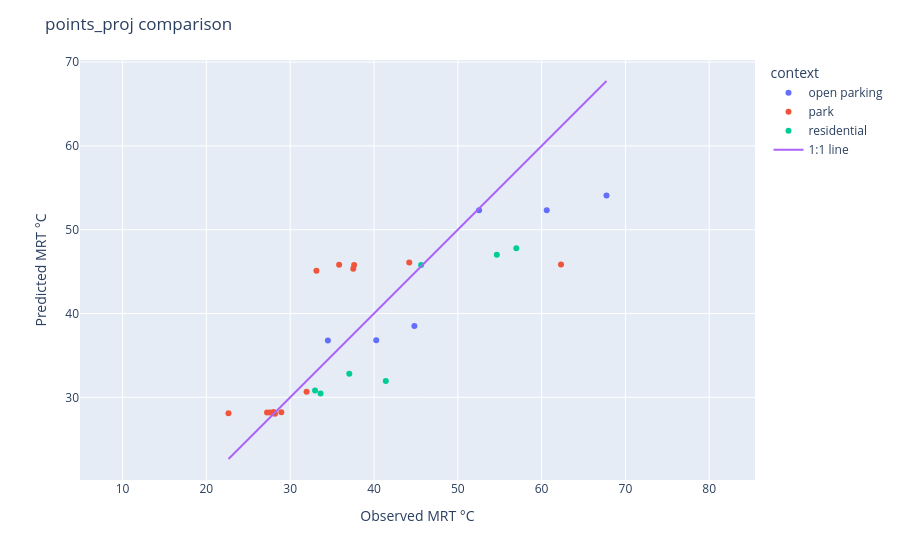

Source (notebook cell):
### Code cell
# Compute 1:1 line range
m = min(obs.min(), pred.min())
M = max(obs.max(), pred.max())

# Scatter
fig = px.scatter(
    points_proj,
    x=obs,
    y=pred,
    color="context",
    hover_data=["TG", "TA","WIND M/S", "condition"],
)

# 1:1 line
fig.add_scatter(
    x=[m, M],
    y=[m, M],
    mode="lines",
    name="1:1 line"
)

fig.update_layout(
    xaxis_title="Observed MRT °C",
    yaxis_title="Predicted MRT °C",
    title="points_proj comparison"
)

fig.update_yaxes(scaleanchor="x", scaleratio=1)

fig.show()

### Figure 1 — Plotly figure (JSON) as saved in the notebook; plotly's stock layout.template omitted (floating-point values rounded to 4 significant figures)
{"data": [{"customdata": [[31.6, 28.7, 2.7, "SHADOW"], [32.6, 29.3, 0, "SHADOW"], [38.7, 30.1, 1.6, "SUN"], [42.2, 28.9, 0.7, "SUN"], [33, 28.9, 1, "SHADOW"], [39.4, 29.2, 3, "SUN"]], "hovertemplate": "context=open parking<br>MRT=%{x}<br>MRT_predicted=%{y}<br>TG=%{customdata[0]}<br>TA=%{customdata[1]}<br>WIND M/S=%{customdata[2]}<br>condition=%{customdata[3]}<extra></extra>", "legendgroup": "open parking", "marker": {"color": "#636efa", "symbol": "circle"}, "mode": "markers", "name": "open parking", "orientation": "v", "showlegend": true, "type": "scatter", "x": [40.27, 34.5, 60.61, 52.53, 44.82, 67.74], "xaxis": "x", "y": [36.81, 36.79, 52.31, 52.33, 38.52, 54.08], "yaxis": "y"}, {"customdata": [[38, 34.4, 0.2, "SUN"], [40.9, 35, 0.8, "SUN"], [42.7, 36.4, 0.3, "SUN"], [39.6, 34.8, 0.8, "SUN"], [46.8, 37.2, 0.7, "SUN"], [34.8, 31.9, 0.1, "SHADOW"], [31.8, 32.3, 0, "SHADOW"], [30, 31.6, 0, "SHADOW"], [29.3, 31.8, 0, "SHADOW"], [28.9, 31.9, 0, "SHADOW"], [29.6, 31, 0, "SHADOW"], [29.7, 30.9, 0, "SHADOW"], [39.4, 30.1, 2.4, "SUN"]], "hovertemplate": "context=park<br>MRT=%{x}<br>MRT_predicted=%{y}<br>TG=%{customdata[0]}<br>TA=%{customdata[1]}<br>WIND M/S=%{customdata[2]}<br>condition=%{customdata[3]}<extra></extra>", "legendgroup": "park", "marker": {"color": "#EF553B", "symbol": "circle"}, "mode": "markers", "name": "park", "orientation": "v", "showlegend": true, "type": "scatter", "x": [33.13, 37.53, 37.63, 35.84, 44.21, 31.96, 28.94, 28.19, 27.58, 27.24, 28.01, 22.64, 62.32], "xaxis": "x", "y": [45.1, 45.34, 45.8, 45.83, 46.09, 30.67, 28.23, 28.04, 28.19, 28.19, 28.24, 28.11, 45.85], "yaxis": "y"}, {"customdata": [[34.4, 30.7, 0.9, "SHADOW"], [38.6, 30.2, 1.6, "SUN"], [32.5, 30.4, 0, "SHADOW"], [41.1, 31.5, 1.7, "SUN"], [32.5, 30.3, 0.4, "SHADOW"], [43.7, 33.5, 0.6, "SUN"], [33.1, 30.6, 0, "SHADOW"]], "hovertemplate": "context=residential<br>MRT=%{x}<br>MRT_predicted=%{y}<br>TG=%{customdata[0]}<br>TA=%{customdata[1]}<br>WIND M/S=%{customdata[2]}<br>condition=%{customdata[3]}<extra></extra>", "legendgroup": "residential", "marker": {"color": "#00cc96", "symbol": "circle"}, "mode": "markers", "name": "residential", "orientation": "v", "showlegend": true, "type": "scatter", "x": [41.41, 54.65, 37.05, 56.98, 32.97, 45.62, 33.63], "xaxis": "x", "y": [31.94, 47.01, 32.8, 47.8, 30.81, 45.79, 30.45], "yaxis": "y"}, {"mode": "lines", "name": "1:1 line", "type": "scatter", "x": [22.64, 67.74], "y": [22.64, 67.74]}], "layout": {"legend": {"title": {"text": "context"}, "tracegroupgap": 0}, "margin": {"t": 60}, "title": {"text": "points_proj comparison"}, "xaxis": {"anchor": "y", "domain": [0, 1], "title": {"text": "Observed MRT °C"}}, "yaxis": {"anchor": "x", "domain": [0, 1], "scaleanchor": "x", "scaleratio": 1, "title": {"text": "Predicted MRT °C"}}}}
